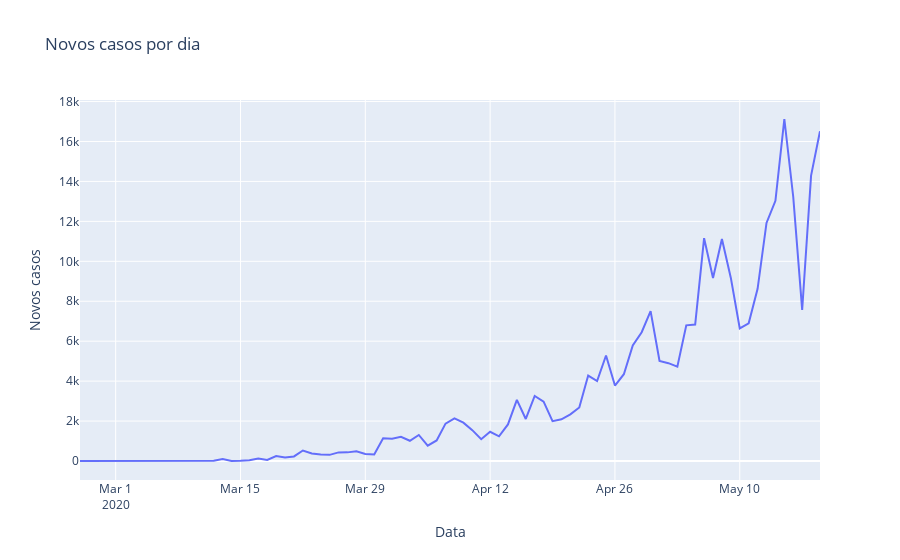

Write notebook code for a chart like this one.
### Code cell
px.line(brasil, x='observationdate', y='novoscasos', title='Novos casos por dia',
       labels={'observationdate': 'Data', 'novoscasos': 'Novos casos'})
